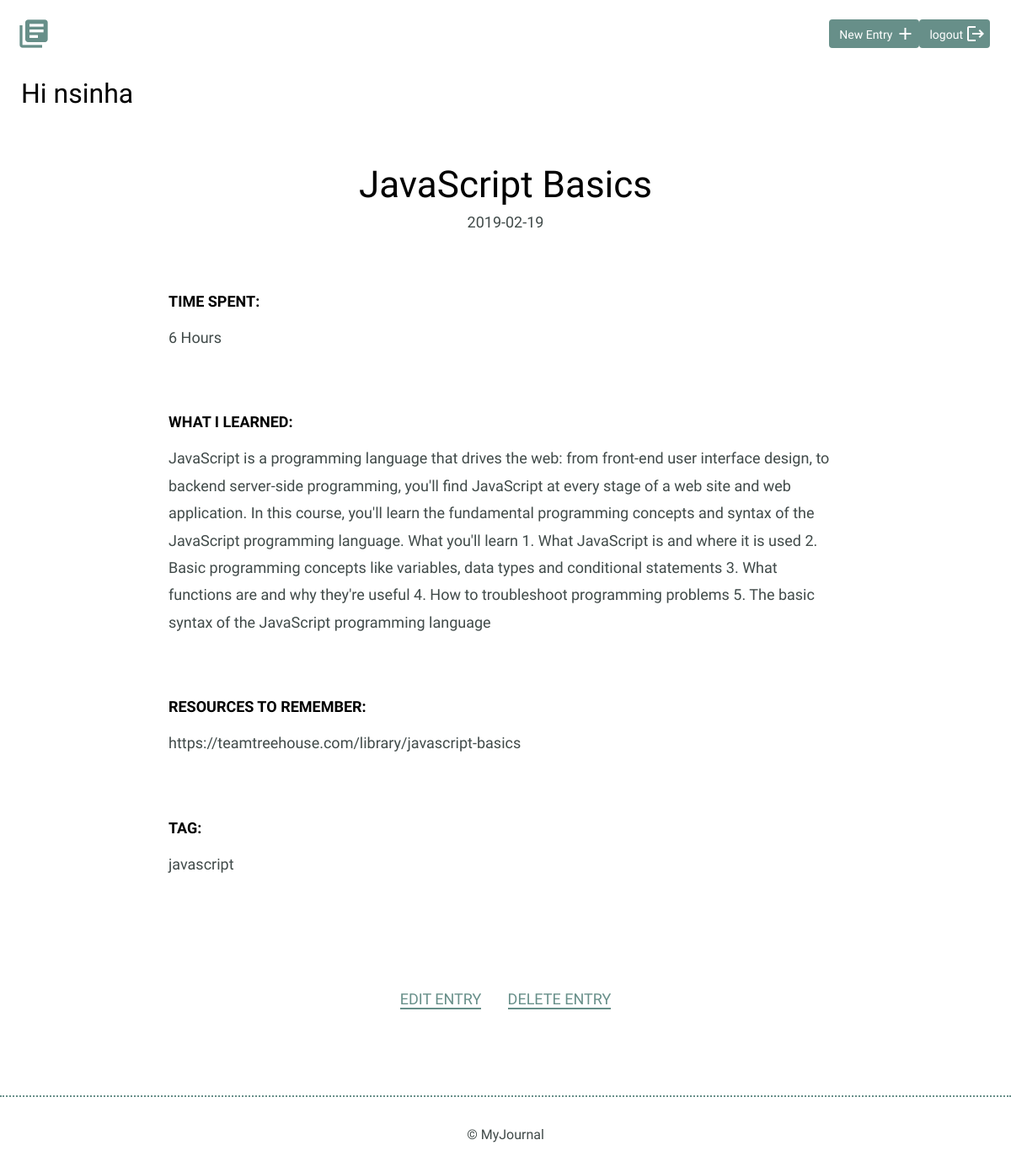
The app's page /entry/javascript-basics (signed in) with its own data.
### models.py (models this page shows, shortened)
class User(UserMixin, peewee.Model):
    joined_at = peewee.DateTimeField(default=datetime.datetime.now)
    username = peewee.CharField(max_length=255, unique=True)
    email = peewee.CharField(unique=True)
    password = peewee.CharField()
    class Meta:
        database = DATABASE

class Journal(peewee.Model):
    created_at = peewee.DateTimeField(default=datetime.datetime.now)
    title = peewee.CharField(max_length=255)
    time_spent = peewee.IntegerField()
    learned = peewee.TextField()
    resourses = peewee.TextField()
    tag = peewee.CharField()
    slug = peewee.CharField()
    user = peewee.ForeignKeyField(User, backref="journals")
    class Meta:
        database = DATABASE
        order_by = ('-created_at')

### journal_app.py (the view)
@app.route('/entry/<slug>')
@login_required
def detail(slug):
    post = models.Journal.select().where(models.Journal.slug == slug).get()
    return render_template("detail.html", post=post)

### journal_app.py (called while the page is built)
@app.before_request
def before_request():
    g.db = models.DATABASE
    g.db.connect()
    g.user = current_user

@app.after_request
def after_request(response):
    g.db.close()
    g.user = current_user
    return response

@login_manager.user_loader
def load_user(user_id):
    try:
        return models.User.get(models.User.id == user_id)
    except models.peewee.DoesNotExist:
        return None

### templates/detail.html
{% extends "layout.html" %}
{% block content %}
<div class="container">
    <div class="entry-list single">
        <article>
            <h1>{{ post.title }}</h1>
            <time datetime="{{ post.created_at }}">{{ post.created_at.date() }}</time>
            <div class="entry">
                <h3>Time Spent: </h3>
                <p>{{ post.time_spent }} Hours</p>
            </div>
            <div class="entry">
                <h3>What I Learned:</h3>
                <p>{{ post.learned }}</p>
            </div>
            <div class="entry">
                <h3>Resources to Remember:</h3>
                <p>
                    {{ post.resourses }}
                </p>
            </div>
            <div class="entry">
                <h3>Tag: </h3>
                <p>
                    {{ post.tag }}
                </p>
            </div>
        </article>
    </div>
</div>
{% if current_user.is_authenticated %}
    <div class="edit">
        <p>
            <a href="{{ url_for('edit', slug = post.slug) }}">Edit Entry</a>&nbsp;&nbsp;&nbsp;&nbsp;&nbsp;&nbsp;
            <a href="{{ url_for('delete', slug = post.slug) }}">delete Entry</a>
        </p>
    </div>
{% endif %}
{% endblock %}

### templates/layout.html (shortened to what this page needs)
<!DOCTYPE html>
<html>
    <head>
        <link rel="stylesheet" href="/static/css/normalize.css">
        <link rel="stylesheet" href="/static/css/site.css">
    </head>
    <body>
        <header>
            <div class="container">
                <div class="site-header">
                    {% if current_user.is_authenticated %}
                        <a class="logo" href="{{ url_for('list') }}"><i class="material-icons">library_books</i></a>
                    {% endif %}
                    {% if current_user.is_authenticated %}
                        <a class="button icon-right" href="{{ url_for('logout') }}"><span>logout</span>
                            <i class="material-icons">logout</i></a>
                        <a class="button icon-right" href="{{ url_for('add') }}"><span>New Entry</span>
                            <i class="material-icons">add</i></a>
                    {% endif %}
                </div>
            </div>
        </header>
        <section>
            {% if current_user.is_authenticated %}
                <h2 class="container">Hi <a href = "{{ url_for('list', username=current_user.username) }}">
                    {{ current_user.username }}</a></h2>
            {% endif %}
            {% block content %}
            {% endblock %}
        </section>
        <footer>
            <div>
                &copy; MyJournal
            </div>
        </footer>
    </body>
</html>

### static/css/site.css (style rules this page uses)
body { font-size: 16px; color: #404a49; font-family: 'Cousine', serif; font-weight: 400; }
.container { margin: 0 auto; padding: 0 25px; }
header .site-header { margin: 0 auto; height: 95px; }
header .logo i { color: #678f89; margin: 20px 0 0 -5px; float: left; font-size: 40px; }
header .button { float: right; margin: 33px 0 0 0; }
footer { text-align: center; padding: 35px 0; border-top: 2px dotted #678f89; }
.button { padding: 8px 10px 6px 10px; background: #678f89; border: 2px solid #678f89; border-radius: 4px; text-decoration: none; color: #FFF; position: relative; text-align: center; font-size: 14px; }
.button.icon-right { padding-right: 30px; top: -10px; }
.button.icon-right i { position: absolute; top: 3px; right: 3px; }
h1, h2, h3 { margin: 0; font-weight: 400; line-height: 1em; color: #000; }
h1 { font-size: 44px; margin-bottom: 12px; }
h2 { font-size: 32px; }
h2 a { text-decoration: none; color: #000; }
h3 { font-size: 18px; font-family: 'Work Sans', serif; font-weight: 600; text-transform: uppercase; }
p { line-height: 1.8em; font-size: 18px; }
p a { border-bottom: 2px solid #678f89; padding: 0; color: #678f89; text-decoration: none; }
.entry-list, .edit-entry, .new-entry { max-width: 800px; margin: 0 auto; padding: 70px 0 150px 0; }
.entry-list article { margin-bottom: 70px; text-align: center; }
.entry-list article:last-child { margin-bottom: 0; }
.entry-list.single { padding-bottom: 70px; }
.entry-list.single time { font-size: 18px; }
.entry { max-width: 800px; margin: 75px auto 0 auto; text-align: left; }
.entry p { margin-bottom: 40px; }
.edit { padding-bottom: 80px; text-align: center; margin: 0 auto; }
.edit a { font-weight: 400; text-transform: uppercase; font-size: 18px; }

### records on screen
User: username "nsinha"
Journal: title "JavaScript Basics", created_at "2019-02-19", time_spent "6", learned "JavaScript is a programming language that drives the web: from front-end user interface design, to backend server-side programming, you'll find JavaScript at every stage of a web site and web application. In this course, you'll learn the fundamental programming concepts and syntax of the JavaScript programming language. What you'll learn 1. What JavaScript is and where it is used 2. Basic programming concepts like variables, data types and conditional statements 3. What functions are and why they're useful 4. How to troubleshoot programming problems 5. The basic syntax of the JavaScript programming language", resourses "https://teamtreehouse.com/library/javascript-basics", tag "javascript"
